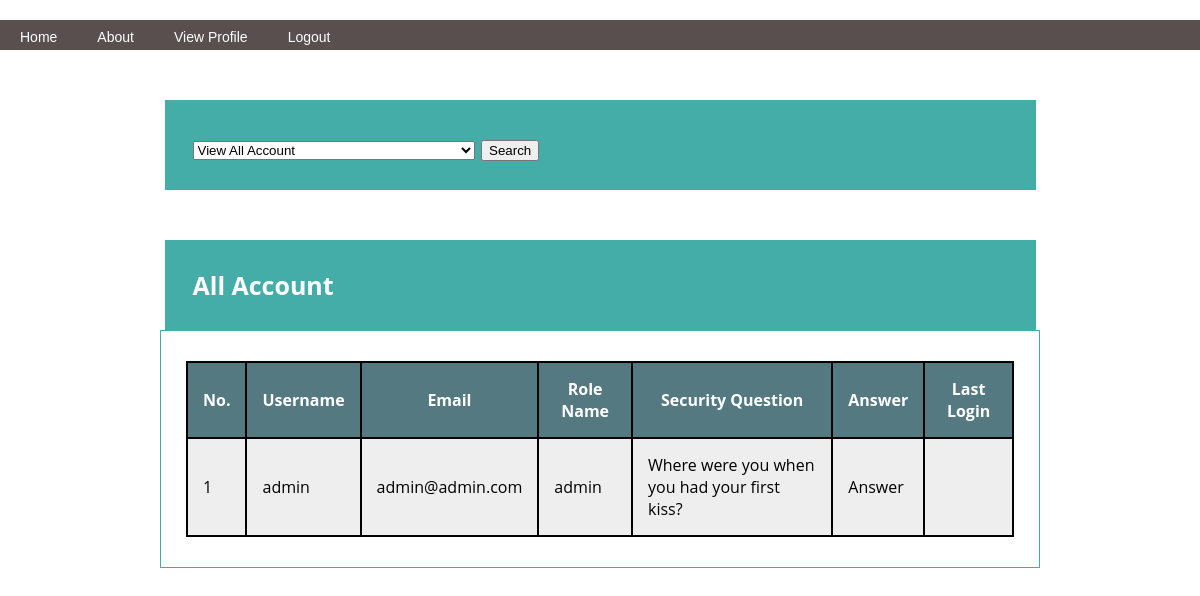
Screenshot of /privileges.php (signed in) with the database file from the repository.
### tables this page shows
CREATE TABLE Account
(
ID INTEGER UNSIGNED NOT NULL AUTO_INCREMENT Primary Key,
Username VARCHAR(100) NOT NULL,
Password VARCHAR(255) NOT NULL,
Email VARCHAR(255) NOT NULL,
RoleID INTEGER UNSIGNED NOT NULL,
QuestionNum INTEGER UNSIGNED NOT NULL,
Answer VARCHAR(255) NOT NULL,
LastLogin DATETIME,

CHECK (Email REGEXP '^[A-Za-z0-9._%\-+!#$&/=?^|~]+@[A-Za-z0-9.-]+[.][A-Za-z]+$'),

FOREIGN KEY (QuestionNum) REFERENCES Question(ID) ON DELETE CASCADE ON UPDATE CASCADE,

FOREIGN KEY (Roleid) REFERENCES Role(ID) ON DELETE CASCADE ON UPDATE CASCADE
);

CREATE TABLE Role
(ID INTEGER UNSIGNED AUTO_INCREMENT PRIMARY KEY,
RoleName VARCHAR(50) NOT NULL
);

CREATE TABLE Question
(
ID INTEGER UNSIGNED NOT NULL AUTO_INCREMENT Primary Key,
Question VARCHAR(255) NOT NULL
);

### privileges.php (the view, shortened to what this page needs)
<!DOCTYPE html>
<html>
<head>
  <link rel="stylesheet" href="style.css">
</head>
<body>
  <?php
    include 'logged_navbar.php';
    $db = configDB($_SESSION["role"]);
    $query = "SELECT * FROM Role";
    if ($stmt = $db->prepare($query)) {
      $stmt->execute();
      $stmt->store_result();
      $stmt->bind_result($roleid, $rolename);
    }
    ?>
    <div class="header">
      <form action="privileges.php" method="post">
      <select name="searchbox" id="search" onchange="showfield(this.options[this.selectedIndex].value)">
        <option value="viewAllPlayer">View All Account</option>
      </select>
      <input type="submit" id="searchButton" name="searchbutton" value="Search"/>
    </form>
    </div>
    <?php
    if (empty($_POST["searchbutton"])) {
      $count = 1;
      $query = "SELECT Account.ID, Username, Email, Role.RoleName, Question.Question, Answer, LastLogin
                FROM Account JOIN Role on RoleID = Role.ID JOIN Question ON QuestionNum = Question.ID
                ORDER BY RoleName, Username";
      $db = configDB($_SESSION["role"]);
      if ($stmt = $db->prepare($query)) {
        $stmt->execute();
        $stmt->store_result();
        $stmt->bind_result($accountid, $username, $email, $rolename, $question, $answer, $lastlogin);
        $stmt->data_seek(0);
        echo "<div class=\"header\" style=\"display:table;\">All Account</div>
              <div class=\"container\">
              <table>
                <tr>
                  <th>No.</th>
                  <th>Username</th>
                  <th>Email</th>
                  <th>Role Name</th>
                  <th>Security Question</th>
                  <th>Answer</th>
                  <th>Last Login</th>
                </tr>";
            while( $stmt->fetch() ) {
                  $row = array('id'=>$count++, 'accountid'=>$accountid, 'username'=>$username, 'email'=>$email,
                  'rolename'=>$rolename, 'question'=>$question, 'answer'=>$answer, 'lastlogin'=>$lastlogin);
                  echo "<tr>
                    <td>". $row['id'] ."</td>
                    <td>". $row['username'] ."</td>
                    <td>". $row['email'] ."</td>
                    <td>". $row['rolename'] ."</td>
                    <td>". $row['question'] ."</td>
                    <td>". $row['answer'] ."</td>
                    <td>". $row['lastlogin'] ."</td>
                  </tr>";
            }
        echo "</table>
        </div>";
      }
      }
    ?>
</body>
</html>

### style.css (style rules this page uses)
.header { width:70%; margin:50px auto 0 auto; padding-top: 25px; padding-left: 25px; padding-bottom: 25px; background: #45ADA8; border: #45ADA8 3px solid; text-align: left; font-weight: bold; font-size: 25px; color: white; }
.container { width:69%; display: inline-block; margin:0 auto; padding-top: 30px; padding-left: 25px; padding-right: 25px; padding-bottom: 30px; border: #45ADA8 1px solid; }
body { font-family: 'Open Sans', sans-serif; background:#fff; margin: 0 auto 0 auto; width:100%; text-align:center; margin: 20px 0px 20px 0px; }
table { width: 100%; }
table, th, td { border: 2px solid black; border-collapse: collapse; }
th { padding: 15px; text-align: center; }
td { padding: 15px; text-align: left; }
tr:nth-child(even) { background-color: #eee; }
tr:nth-child(odd) { background-color: #fff; }
th { background-color: #547980; color: white; }

### rows the page displays
account: ID "1", Username "admin", Email "admin@admin.com", RoleID.RoleName "admin", QuestionNum.Question "Where were you when you had your first kiss?", Answer "Answer"
